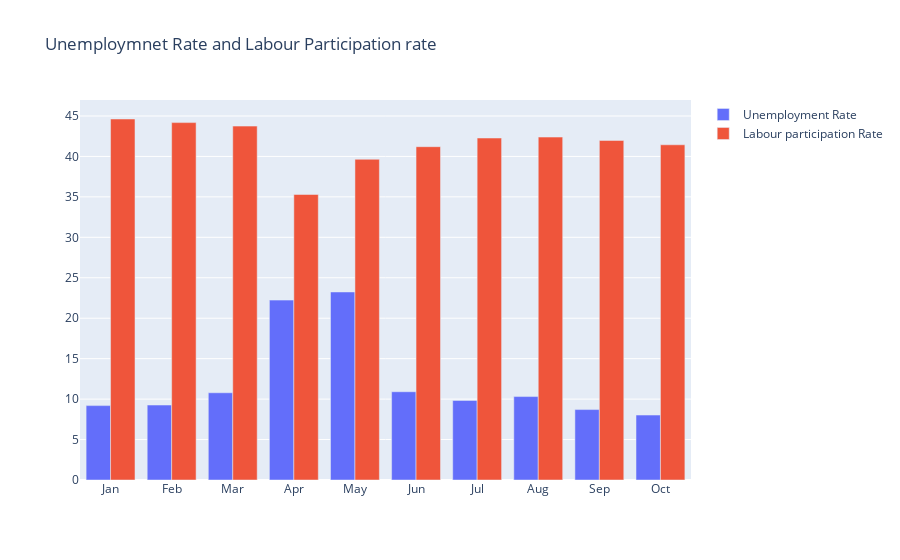

Write notebook code for a chart like this one.
### Code cell
#plotting bar plot for unemployment rate and labor participation rate
month = unemployment_rate["Month"]
unemployment_rates = unemployment_rate["Estimated unemployment rate"]
labour_participation_rate = unemployment_rate["Estimated labour participation rate"]

fig = go.Figure()

fig.add_trace(go.Bar(x=month, y= unemployment_rates, name = "Unemployment Rate"))
fig.add_trace(go.Bar(x= month , y = labour_participation_rate, name = "Labour participation Rate"))

fig.update_layout(title = "Unemploymnet Rate and Labour Participation rate ",xaxis= {"categoryorder":"array","categoryarray":["Jan","Feb","Mar","Apr","May","Jun","Jul","Aug","Sep","Oct"]})

fig.show()

### Figure 1 — Plotly figure (JSON) as saved in the notebook; plotly's stock layout.template omitted (floating-point values rounded to 4 significant figures)
{"data": [{"name": "Unemployment Rate", "type": "bar", "x": ["Apr", "Aug", "Feb", "Jan", "Jul", "Jun", "Mar", "May", "Oct", "Sep"], "y": [22.24, 10.31, 9.266, 9.197, 9.834, 10.91, 10.78, 23.24, 8.026, 8.706]}, {"name": "Labour participation Rate", "type": "bar", "x": ["Apr", "Aug", "Feb", "Jan", "Jul", "Jun", "Mar", "May", "Oct", "Sep"], "y": [35.3, 42.39, 44.18, 44.63, 42.27, 41.2, 43.75, 39.65, 41.44, 41.97]}], "layout": {"title": {"text": "Unemploymnet Rate and Labour Participation rate "}, "xaxis": {"categoryarray": ["Jan", "Feb", "Mar", "Apr", "May", "Jun", "Jul", "Aug", "Sep", "Oct"], "categoryorder": "array"}}}
